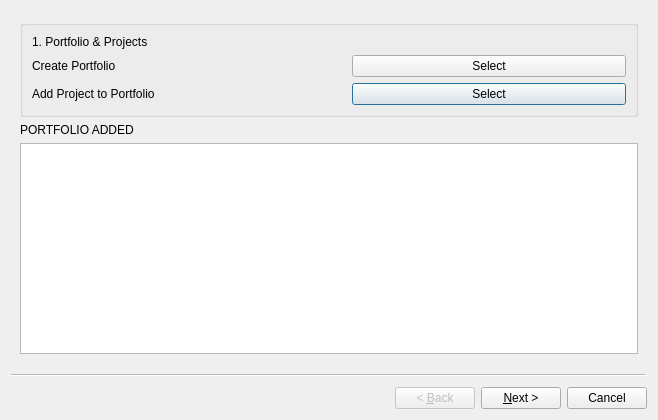
<?xml version="1.0" encoding="UTF-8"?>
<ui version="4.0">
 <class>base_import_wizard</class>
 <widget class="QWizard" name="base_import_wizard">
  <property name="geometry">
   <rect>
    <x>0</x>
    <y>0</y>
    <width>658</width>
    <height>420</height>
   </rect>
  </property>
  <property name="windowTitle">
   <string>Wizard</string>
  </property>
  <widget class="QWizardPage" name="wizardPage1">
   <layout class="QGridLayout" name="gridLayout">
    <item row="1" column="0">
     <widget class="QLabel" name="portfolio_added_label">
      <property name="text">
       <string>PORTFOLIO ADDED</string>
      </property>
     </widget>
    </item>
    <item row="0" column="0">
     <widget class="QGroupBox" name="groupBox">
      <layout class="QGridLayout" name="gridLayout_2">
       <item row="2" column="2">
        <widget class="QPushButton" name="add_project_button">
         <property name="text">
          <string>Select</string>
         </property>
        </widget>
       </item>
       <item row="2" column="1">
        <spacer name="horizontalSpacer_5">
         <property name="orientation">
          <enum>Qt::Horizontal</enum>
         </property>
         <property name="sizeType">
          <enum>QSizePolicy::Fixed</enum>
         </property>
         <property name="sizeHint" stdset="0">
          <size>
           <width>40</width>
           <height>20</height>
          </size>
         </property>
        </spacer>
       </item>
       <item row="1" column="1">
        <spacer name="horizontalSpacer_4">
         <property name="orientation">
          <enum>Qt::Horizontal</enum>
         </property>
         <property name="sizeType">
          <enum>QSizePolicy::Fixed</enum>
         </property>
         <property name="sizeHint" stdset="0">
          <size>
           <width>40</width>
           <height>20</height>
          </size>
         </property>
        </spacer>
       </item>
       <item row="2" column="0">
        <widget class="QLabel" name="add_project_label">
         <property name="text">
          <string>Add Project to Portfolio</string>
         </property>
        </widget>
       </item>
       <item row="1" column="0">
        <widget class="QLabel" name="create_portfolio_label">
         <property name="text">
          <string>Create Portfolio</string>
         </property>
        </widget>
       </item>
       <item row="1" column="2">
        <widget class="QPushButton" name="create_portfolio_button">
         <property name="text">
          <string>Select</string>
         </property>
        </widget>
       </item>
       <item row="0" column="0">
        <widget class="QLabel" name="label_12">
         <property name="styleSheet">
          <string notr="true">font: 12pt &quot;Sans Serif&quot;;</string>
         </property>
         <property name="text">
          <string>1. Portfolio &amp; Projects</string>
         </property>
         <property name="alignment">
          <set>Qt::AlignBottom|Qt::AlignLeading|Qt::AlignLeft</set>
         </property>
        </widget>
       </item>
      </layout>
     </widget>
    </item>
    <item row="2" column="0">
     <widget class="QTableWidget" name="added_projects_table"/>
    </item>
   </layout>
  </widget>
  <widget class="QWizardPage" name="wizardPage2">
   <layout class="QGridLayout" name="gridLayout_4">
    <item row="0" column="0">
     <widget class="QGroupBox" name="groupBox_2">
      <layout class="QGridLayout" name="gridLayout_3">
       <item row="2" column="2">
        <widget class="QPushButton" name="create_series_item_button">
         <property name="text">
          <string>Select</string>
         </property>
        </widget>
       </item>
       <item row="2" column="0">
        <widget class="QLabel" name="create_series_item_label">
         <property name="text">
          <string>Create Series Item</string>
         </property>
        </widget>
       </item>
       <item row="2" column="1">
        <spacer name="horizontalSpacer_7">
         <property name="orientation">
          <enum>Qt::Horizontal</enum>
         </property>
         <property name="sizeType">
          <enum>QSizePolicy::Fixed</enum>
         </property>
         <property name="sizeHint" stdset="0">
          <size>
           <width>40</width>
           <height>20</height>
          </size>
         </property>
        </spacer>
       </item>
       <item row="1" column="0">
        <widget class="QLabel" name="create_series_label">
         <property name="text">
          <string>Create Series</string>
         </property>
        </widget>
       </item>
       <item row="1" column="2">
        <widget class="QPushButton" name="create_series_button">
         <property name="text">
          <string>Select</string>
         </property>
        </widget>
       </item>
       <item row="1" column="1">
        <spacer name="horizontalSpacer_6">
         <property name="orientation">
          <enum>Qt::Horizontal</enum>
         </property>
         <property name="sizeType">
          <enum>QSizePolicy::Fixed</enum>
         </property>
         <property name="sizeHint" stdset="0">
          <size>
           <width>40</width>
           <height>20</height>
          </size>
         </property>
        </spacer>
       </item>
       <item row="0" column="0">
        <widget class="QLabel" name="label_13">
         <property name="styleSheet">
          <string notr="true">font: 12pt &quot;Sans Serif&quot;;</string>
         </property>
         <property name="text">
          <string>2. Series</string>
         </property>
         <property name="alignment">
          <set>Qt::AlignBottom|Qt::AlignLeading|Qt::AlignLeft</set>
         </property>
        </widget>
       </item>
      </layout>
     </widget>
    </item>
    <item row="1" column="0">
     <widget class="QLabel" name="series_added_label">
      <property name="text">
       <string>SERIES ADDED</string>
      </property>
     </widget>
    </item>
    <item row="2" column="0">
     <widget class="QTableWidget" name="added_series_table"/>
    </item>
   </layout>
  </widget>
  <widget class="QWizardPage" name="wizardPage">
   <layout class="QGridLayout" name="gridLayout_5">
    <item row="0" column="0">
     <widget class="QGroupBox" name="groupBox_3">
      <layout class="QGridLayout" name="gridLayout_6">
       <item row="0" column="0">
        <widget class="QLabel" name="label_7">
         <property name="styleSheet">
          <string notr="true">font: 12pt &quot;Sans Serif&quot;;</string>
         </property>
         <property name="text">
          <string>3. Datamap Files</string>
         </property>
         <property name="alignment">
          <set>Qt::AlignBottom|Qt::AlignLeading|Qt::AlignLeft</set>
         </property>
        </widget>
       </item>
       <item row="1" column="0">
        <widget class="QLabel" name="label">
         <property name="text">
          <string>Select a datamap CSV file</string>
         </property>
        </widget>
       </item>
       <item row="1" column="1">
        <spacer name="horizontalSpacer">
         <property name="orientation">
          <enum>Qt::Horizontal</enum>
         </property>
         <property name="sizeType">
          <enum>QSizePolicy::Fixed</enum>
         </property>
         <property name="sizeHint" stdset="0">
          <size>
           <width>40</width>
           <height>20</height>
          </size>
         </property>
        </spacer>
       </item>
       <item row="1" column="2">
        <widget class="QPushButton" name="select_datamap_button">
         <property name="text">
          <string>Select</string>
         </property>
        </widget>
       </item>
       <item row="1" column="3">
        <widget class="QLabel" name="selected_datamap_file_label">
         <property name="text">
          <string>TextLabel</string>
         </property>
         <property name="alignment">
          <set>Qt::AlignRight|Qt::AlignTrailing|Qt::AlignVCenter</set>
         </property>
        </widget>
       </item>
       <item row="2" column="0">
        <widget class="QLabel" name="label_2">
         <property name="text">
          <string>Select a GMPP datamap CSV file</string>
         </property>
        </widget>
       </item>
       <item row="2" column="1">
        <spacer name="horizontalSpacer_2">
         <property name="orientation">
          <enum>Qt::Horizontal</enum>
         </property>
         <property name="sizeType">
          <enum>QSizePolicy::Fixed</enum>
         </property>
         <property name="sizeHint" stdset="0">
          <size>
           <width>40</width>
           <height>20</height>
          </size>
         </property>
        </spacer>
       </item>
       <item row="2" column="2">
        <widget class="QPushButton" name="select_gmpp_datamap_button">
         <property name="text">
          <string>Select</string>
         </property>
        </widget>
       </item>
       <item row="2" column="3">
        <widget class="QLabel" name="selected_gmpp_datamap_file_label">
         <property name="text">
          <string>TextLabel</string>
         </property>
         <property name="alignment">
          <set>Qt::AlignRight|Qt::AlignTrailing|Qt::AlignVCenter</set>
         </property>
        </widget>
       </item>
       <item row="3" column="0">
        <widget class="QLabel" name="label_3">
         <property name="text">
          <string>Select a transposed_master CSV file</string>
         </property>
        </widget>
       </item>
       <item row="3" column="1">
        <spacer name="horizontalSpacer_3">
         <property name="orientation">
          <enum>Qt::Horizontal</enum>
         </property>
         <property name="sizeType">
          <enum>QSizePolicy::Fixed</enum>
         </property>
         <property name="sizeHint" stdset="0">
          <size>
           <width>40</width>
           <height>20</height>
          </size>
         </property>
        </spacer>
       </item>
       <item row="3" column="2">
        <widget class="QPushButton" name="select_transposed_master_button">
         <property name="text">
          <string>Select</string>
         </property>
        </widget>
       </item>
       <item row="3" column="3">
        <widget class="QLabel" name="selected_transposed_master_file_label">
         <property name="text">
          <string>TextLabel</string>
         </property>
         <property name="alignment">
          <set>Qt::AlignRight|Qt::AlignTrailing|Qt::AlignVCenter</set>
         </property>
        </widget>
       </item>
      </layout>
     </widget>
    </item>
   </layout>
  </widget>
 </widget>
 <resources/>
 <connections/>
</ui>
